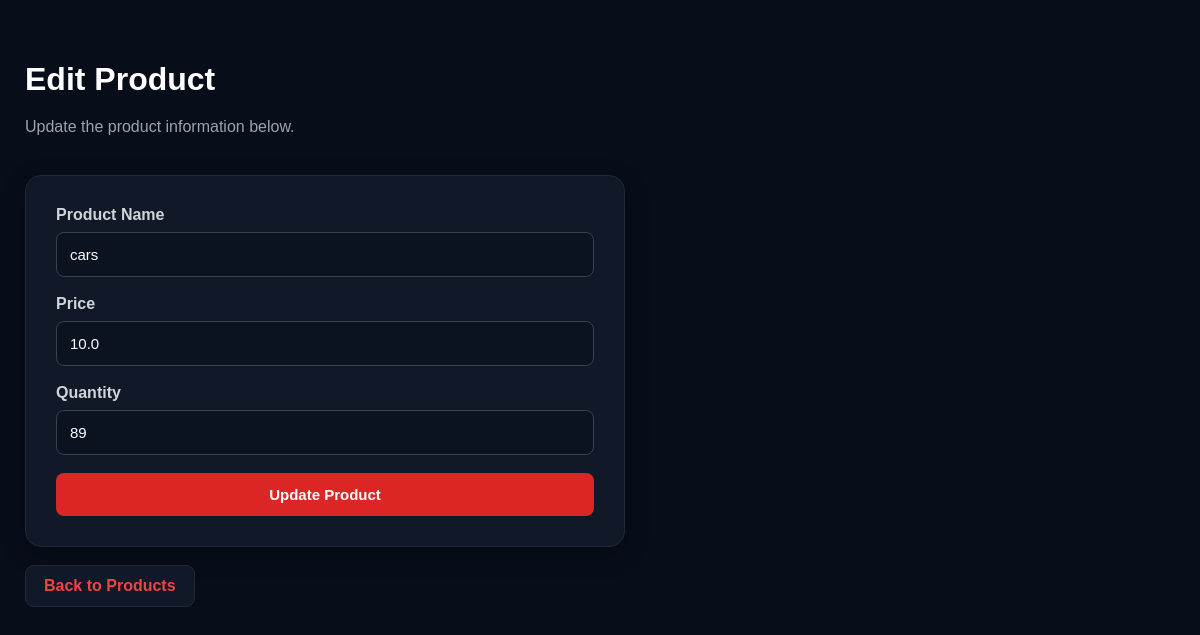
Page /edit_product/2 on the committed database.
### tables this page shows
CREATE TABLE products (
            id INTEGER PRIMARY KEY AUTOINCREMENT,
            name TEXT NOT NULL,
            price REAL NOT NULL,
            quantity INTEGER NOT NULL
        );

### app.py (the view, shortened to what this page needs)
@app.route("/edit_product/<int:product_id>", methods=["GET", "POST"])
def edit_product(product_id):
    connection = sqlite3.connect("business.db")
    cursor = connection.cursor()
    cursor.execute(
        """
        SELECT *
        FROM products
        WHERE id = ?
        """,
        (product_id,)
    )
    product = cursor.fetchone()
    connection.close()
    return render_template(
        "edit_product.html",
        product=product
    )

### app.py (called while the page is built)
def get_currency():
    connection = sqlite3.connect("business.db")
    cursor = connection.cursor()
    cursor.execute("""
        SELECT currency_code
        FROM settings
        WHERE id = 1
    """)
    result = cursor.fetchone()
    connection.close()
    if result:
        currency_code = result[0]
    else:
        currency_code = "NGN"
    currency_symbol = currency_symbols.get(
        currency_code,
        currency_code
    )
    return currency_code, currency_symbol

@app.context_processor
def inject_currency():
    currency_code, currency_symbol = get_currency()
    return {
        "currency_code": currency_code,
        "currency_symbol": currency_symbol
    }

### edit_product.html (shortened to what this page needs)
<!DOCTYPE html>
<html lang="en">
<head>
    <link rel="stylesheet"
          href="{{ url_for('static', filename='style.css') }}">
</head>
<body>
    <div class="dashboard">
        <h1>Edit Product</h1>
        <p>Update the product information below.</p>
        <form method="POST">
            <label>Product Name</label>
            <input
                type="text"
                name="name"
                value="{{ product[1] }}"
                required
            >
            <br><br>
            <label>Price</label>
            <input
                type="number"
                name="price"
                value="{{ product[2] }}"
                required
            >
            <br><br>
            <label>Quantity</label>
            <input
                type="number"
                name="quantity"
                value="{{ product[3] }}"
                required
            >
            <br><br>
            <button type="submit">
                Update Product
            </button>
        </form>
        <br>
        <a href="/products">
            Back to Products
        </a>
    </div>
</body>
</html>

### style.css (style rules this page uses)
* { box-sizing: border-box; }
html { scroll-behavior: smooth; }
body { margin: 0; font-family: Arial, sans-serif; background: #080d1a; color: #e5e7eb; min-width: 320px; }
.dashboard { width: 100%; max-width: 1200px; margin: 0 auto; padding: 40px 25px; }
.dashboard h1 { text-align: left; margin-bottom: 8px; font-size: 32px; color: white; }
.dashboard > p { color: #9ca3af; margin-bottom: 35px; line-height: 1.6; }
.dashboard a { display: inline-block; padding: 11px 18px; margin-bottom: 10px; background: #111827; border: 1px solid #1f2937; border-radius: 9px; color: #ef4444; text-decoration: none; font-weight: bold; transition: 0.2s; }
.dashboard form { width: 100%; max-width: 600px; background: #111827; padding: 30px; border-radius: 16px; border: 1px solid #1f2937; box-shadow: 0 8px 25px rgba(0, 0, 0, 0.25); }
.dashboard form label { display: block; margin-bottom: 8px; font-weight: bold; color: #d1d5db; }
.dashboard form input, .dashboard form select { width: 100%; padding: 13px; border: 1px solid #374151; border-radius: 8px; font-size: 15px; background: #0b1220; color: white; outline: none; }
.dashboard form button { width: 100%; padding: 13px; border: none; border-radius: 8px; background: #dc2626; color: white; font-size: 15px; font-weight: bold; cursor: pointer; transition: 0.2s; }

### rows in the picture
products: name "cars", price "10.0", quantity "89"
